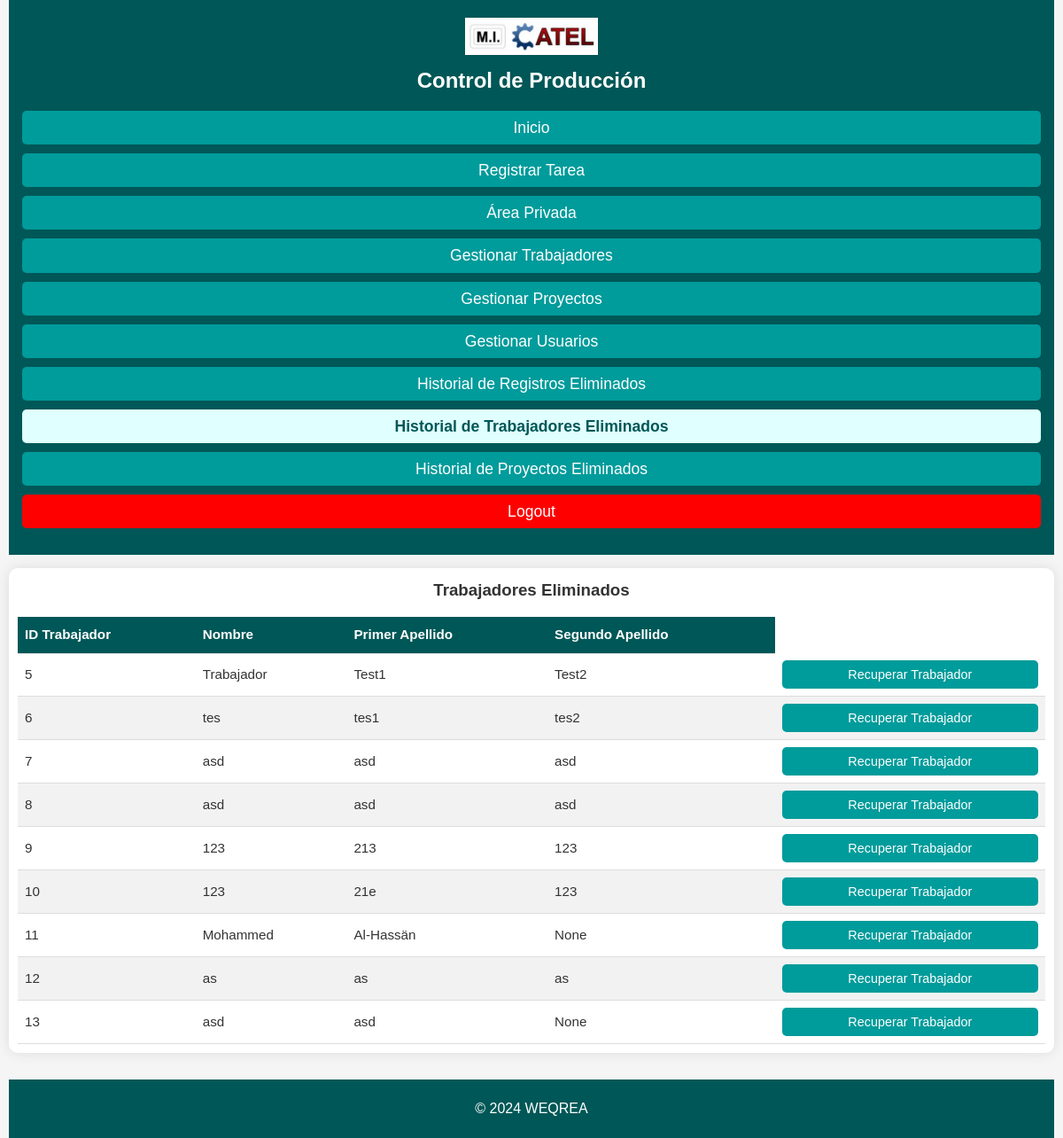
/historial_trabajadores (signed in), run on the app's committed database.
### app/models.py (models this page shows)
class RegistroTrabajadores(db.Model):
    __tablename__ = 'registro_trabajadores'
    ID_trabajador = db.Column(db.Integer, primary_key=True, autoincrement=True)
    PIN_trabajador = db.Column(db.Integer, unique=True)
    nombre_trabajador = db.Column(db.String, nullable=False)
    apellido1_trabajador = db.Column(db.String, nullable=False)
    apellido2_trabajador = db.Column(db.String)
    eliminado = db.Column(db.Boolean, default=False, nullable=False)  # Nueva columna

### app/routes.py (the view)
    @app.route('/historial_trabajadores')
    @login_required
    @jefe_taller_required  # Solo el Jefe de Taller puede acceder
    def historial_trabajadores():
        trabajadores_eliminados = RegistroTrabajadores.query.filter_by(eliminado=True).all()
        return render_template('historial_trabajadores.html', trabajadores=trabajadores_eliminados)

### app/routes.py (called while the page is built)
def login_required(f):
    @wraps(f)
    def decorated_function(*args, **kwargs):
        if 'usuario_id' not in session:
            flash('Debes iniciar sesión para acceder a esta página.', 'error')
            return redirect(url_for('login'))
        return f(*args, **kwargs)
    return decorated_function

def jefe_taller_required(f):
    @wraps(f)
    def decorated_function(*args, **kwargs):
        if 'rol' not in session or session['rol'] != 'jefe_taller':
            flash('No tienes permisos para acceder a esta página.', 'error')
            return redirect(url_for('home'))
        return f(*args, **kwargs)
    return decorated_function

### run.py (called while the page is built)
@app.before_request
def make_session_permanent():
    session.permanent = True

@app.after_request
def add_security_headers(response: Response):
    response.headers['X-Content-Type-Options'] = 'nosniff'
    return response

### app/templates/historial_trabajadores.html (shortened to what this page needs)
{% extends 'base.html' %}
{% block content %}
<div class="table-container">
    <h3>Trabajadores Eliminados</h3>
    <table>
        <thead>
            <tr>
                <th>ID Trabajador</th>
                <th>Nombre</th>
                <th>Primer Apellido</th>
                <th>Segundo Apellido</th>
            </tr>
        </thead>
        <tbody>
            {% for trabajador in trabajadores %}
            <tr>
                <td>{{ trabajador.ID_trabajador }}</td>
                <td>{{ trabajador.nombre_trabajador }}</td>
                <td>{{ trabajador.apellido1_trabajador }}</td>
                <td>{{ trabajador.apellido2_trabajador }}</td>
                <td>
                    <form method="POST" action="{{ url_for('recuperar_trabajador', id=trabajador.ID_trabajador) }}" onsubmit="return confirm('¿Estás seguro de que deseas recuperar este trabajador?');">
                        <button type="submit">Recuperar Trabajador</button>
                    </form>
                </td>
            </tr>
            {% endfor %}
        </tbody>
    </table>
</div>
{% endblock %}

### app/static/css/styles.css (style rules this page uses)
* { margin: 0; padding: 0; box-sizing: border-box; }
body { font-family: 'Arial', sans-serif; background-color: #f5f5f5; color: #333; line-height: 1.6; padding: 0 10px; }
h1, h2, h3 { margin-bottom: 15px; color: #333; text-align: center; }
.table-container { width: 100%; overflow-x: auto; margin-top: 20px; background-color: white; padding: 20px; border-radius: 10px; box-shadow: 0 0 15px rgba(0, 0, 0, 0.1); }
.table-container table { width: 100%; border-collapse: collapse; background-color: white; border-radius: 10px; }
.table-container th, .table-container td { padding: 5px; text-align: left; border-bottom: 1px solid #ddd; }
.table-container th { background-color: #005757; color: white; font-weight: bold; }
.table-container td { color: #333; }
.table-container tr:nth-child(even) { background-color: #f2f2f2; }
.table-container tr:nth-child(odd) { background-color: #ffffff; }
.table-container button { width: 100%; padding: 5px; background-color: #009B9B; color: white; border: none; font-size: 1rem; cursor: pointer; border-radius: 5px; transition: background-color 0.1s ease; margin-bottom: 0px; }
@media (max-width: 1200px) { .form-container, .table-container { padding: 15px; } }
@media (max-width: 1200px) { .table-container { margin-top: 15px; padding: 10px; } }
@media (max-width: 1200px) { .table-container th, .table-container td { padding: 8px; font-size: 0.95rem; } }
@media (max-width: 1200px) { .table-container button { font-size: 0.9rem; padding: 8px; } }

### data on the page
RegistroTrabajadores: ID_trabajador "5", nombre_trabajador "Trabajador", apellido1_trabajador "Test1", apellido2_trabajador "Test2"
RegistroTrabajadores: ID_trabajador "6", nombre_trabajador "tes", apellido1_trabajador "tes1", apellido2_trabajador "tes2"
RegistroTrabajadores: ID_trabajador "7", nombre_trabajador "asd", apellido1_trabajador "asd", apellido2_trabajador "asd"
RegistroTrabajadores: ID_trabajador "8", nombre_trabajador "asd", apellido1_trabajador "asd", apellido2_trabajador "asd"
RegistroTrabajadores: ID_trabajador "9", nombre_trabajador "123", apellido1_trabajador "213", apellido2_trabajador "123"
RegistroTrabajadores: ID_trabajador "10", nombre_trabajador "123", apellido1_trabajador "21e", apellido2_trabajador "123"
RegistroTrabajadores: ID_trabajador "11", nombre_trabajador "Mohammed", apellido1_trabajador "Al-Hassän", apellido2_trabajador "None"
RegistroTrabajadores: ID_trabajador "12", nombre_trabajador "as", apellido1_trabajador "as", apellido2_trabajador "as"
RegistroTrabajadores: ID_trabajador "13", nombre_trabajador "asd", apellido1_trabajador "asd", apellido2_trabajador "None"
